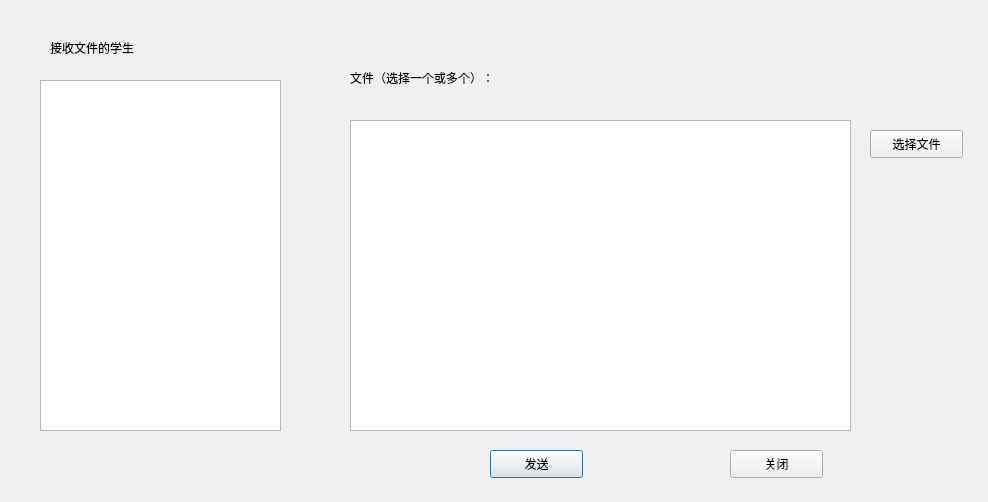
<?xml version="1.0" encoding="UTF-8"?>
<ui version="4.0">
 <class>SendFileDialog</class>
 <widget class="QDialog" name="SendFileDialog">
  <property name="geometry">
   <rect>
    <x>0</x>
    <y>0</y>
    <width>988</width>
    <height>502</height>
   </rect>
  </property>
  <property name="windowTitle">
   <string>Dialog</string>
  </property>
  <widget class="QPushButton" name="sendBtn">
   <property name="geometry">
    <rect>
     <x>490</x>
     <y>450</y>
     <width>93</width>
     <height>28</height>
    </rect>
   </property>
   <property name="text">
    <string>发送</string>
   </property>
  </widget>
  <widget class="QListWidget" name="listWidget">
   <property name="geometry">
    <rect>
     <x>40</x>
     <y>80</y>
     <width>241</width>
     <height>351</height>
    </rect>
   </property>
  </widget>
  <widget class="QLabel" name="label">
   <property name="geometry">
    <rect>
     <x>50</x>
     <y>40</y>
     <width>111</width>
     <height>16</height>
    </rect>
   </property>
   <property name="text">
    <string>接收文件的学生</string>
   </property>
  </widget>
  <widget class="QLabel" name="label_2">
   <property name="geometry">
    <rect>
     <x>350</x>
     <y>70</y>
     <width>191</width>
     <height>16</height>
    </rect>
   </property>
   <property name="text">
    <string>文件（选择一个或多个）：</string>
   </property>
  </widget>
  <widget class="QPushButton" name="chooseFileBtn">
   <property name="geometry">
    <rect>
     <x>870</x>
     <y>130</y>
     <width>93</width>
     <height>28</height>
    </rect>
   </property>
   <property name="text">
    <string>选择文件</string>
   </property>
  </widget>
  <widget class="QPushButton" name="closeBtn">
   <property name="geometry">
    <rect>
     <x>730</x>
     <y>450</y>
     <width>93</width>
     <height>28</height>
    </rect>
   </property>
   <property name="text">
    <string>关闭</string>
   </property>
  </widget>
  <widget class="QTableWidget" name="fileTable">
   <property name="geometry">
    <rect>
     <x>350</x>
     <y>120</y>
     <width>501</width>
     <height>311</height>
    </rect>
   </property>
  </widget>
 </widget>
 <resources/>
 <connections/>
</ui>
